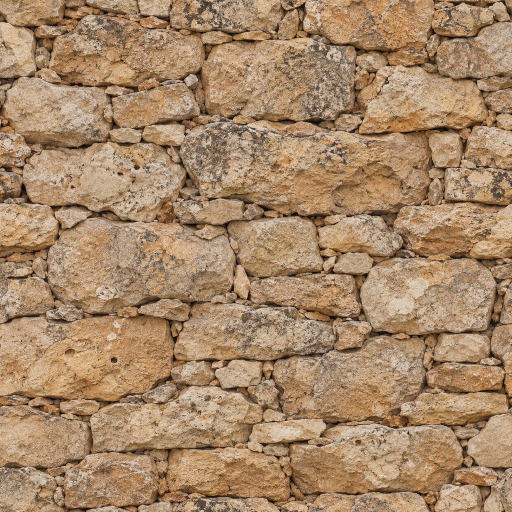
#> input picture guerra/piedra_0.jpg, 1024 x 1024 px, found by its file name (shown at 1/2 size); the run also reads 1 picture not shown here
$ python gen.py
#> lines starting #> are read from the running program, lines starting #| are printed output that depends on the picture
# Materiales PBR del frente del Ebro (1938): mapas de color y de normal+rugosidad, todos repetibles (sin costuras).
# Salida por material: <nombre>_c.jpg (color, con la oclusión ya metida) y <nombre>_n.jpg (R,G = normal X,Y; B = rugosidad).
import numpy as np, sys
from PIL import Image
from scipy.ndimage import gaussian_filter
OUT = sys.argv[1] if len(sys.argv) > 1 else '.'
N = 1024
rng = np.random.default_rng(1938)
def blur(a, s): return gaussian_filter(a, s, mode='wrap')
def fnoise(n, beta, seed):       # ruido fractal repetible (espectro 1/f^beta)
    r = np.random.default_rng(seed); w = r.standard_normal((n, n))
    fy = np.fft.fftfreq(n)[:, None]; fx = np.fft.fftfreq(n)[None, :]; f = np.sqrt(fx * fx + fy * fy); f[0, 0] = 1
    a = np.real(np.fft.ifft2(np.fft.fft2(w) / f ** beta)); a -= a.mean(); return a / (a.std() + 1e-9)
def nrm(h, strength, rough, name):
    du = (np.roll(h, -1, 1) - np.roll(h, 1, 1)) / 2; dv = -(np.roll(h, -1, 0) - np.roll(h, 1, 0)) / 2       # v hacia arriba de la imagen
    nx, ny, nz = -du * strength, -dv * strength, np.ones_like(h); l = np.sqrt(nx * nx + ny * ny + nz * nz)
    img = np.dstack([(nx / l) * 0.5 + 0.5, (ny / l) * 0.5 + 0.5, np.clip(rough, 0, 1)])
    save(img, name + '_n')
def save(img, name):
    im = Image.fromarray((np.clip(img, 0, 1) * 255 + 0.5).astype(np.uint8))
    im.save(f'{OUT}/{name}.jpg', quality=93); im.resize((N // 2, N // 2), Image.LANCZOS).save(f'{OUT}/{name}_m.jpg', quality=90)
def lum(c): return c[..., 0] * 0.3 + c[..., 1] * 0.59 + c[..., 2] * 0.11

# ---- 1. piedra: las dos mejores fotos (piedra seca de los márgenes; mampostería irregular con mortero de cal de casas, iglesia y ermita) ----
for src, name, k in (('piedra_0', 'seca', 9.0), ('piedra_1', 'mamp', 8.0)):
    c = np.asarray(Image.open(f'{OUT}/{src}.jpg').convert('RGB'), np.float32) / 255
    L = lum(c); h = blur(L, 1.6) - blur(L, 28) * 0.85; h += blur(np.clip(0.33 - L, 0, 1), 3) * -1.2       # juntas y huecos, hundidos
    h = blur(h, 0.8)
    rough = 0.78 + 0.18 * (1 - (L - L.min()) / (L.max() - L.min()))
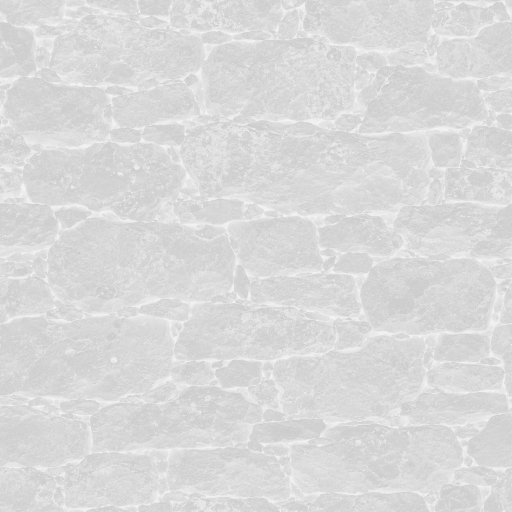
#> rough: shape (1024, 1024) float32 (shown at 1/2 size); min 0.78, max 0.96, mean 0.854
    nrm(h, k, rough, name)
#> in nrm, `nx, ny, nz = (-du * strength, -dv * strength, np.ones_like(h))`:
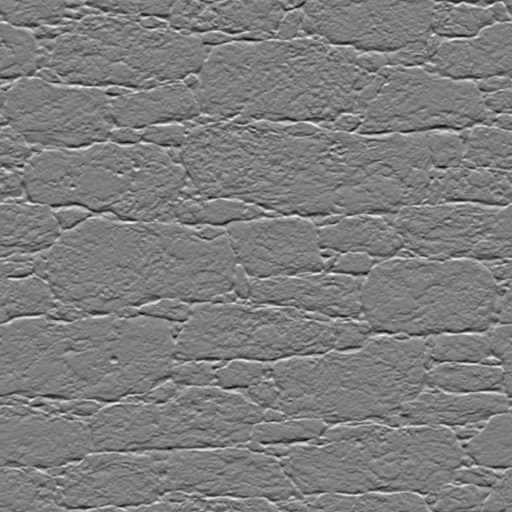
#> ny: shape (1024, 1024) float32 (shown at 1/2 size); min -1.27, max 1.31, mean 9.46e-11; drawn with min black and max white
#> in nrm, `nx, ny, nz = (-du * strength, -dv * strength, np.ones_like(h))`: nz: shape (1024, 1024) float32; every value is 1
#> in nrm, `l = np.sqrt(nx * nx + ny * ny + nz * nz)`:
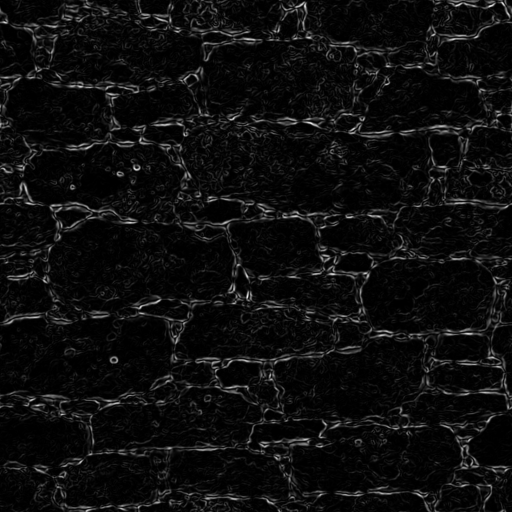
#> l: shape (1024, 1024) float32 (shown at 1/2 size); min 1, max 1.7, mean 1.04; drawn with min black and max white
#> in save, `im.save(f'{OUT}/{name}.jpg', quality=93)`:
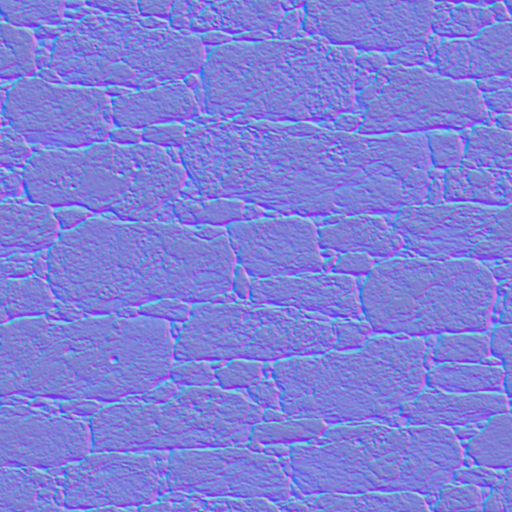
#> saved as seca_n_m.jpg: PIL image 512x512 RGB; mean R, G, B 127.5, 127.4, 217.8
    L3 = lum(c)[..., None]; c = np.clip((c * 0.8 + L3 * 0.2) * np.array([1.07, 1.06, 0.94]), 0, 1)       # algo menos saturada (sin el tono de la foto) y algo más clara
    save(c, name + '_c')
#> pass 2 of the loop `for src, name, k in (('piedra_0', 'seca', 9.0), ('piedra_1', 'mamp', 8..`:
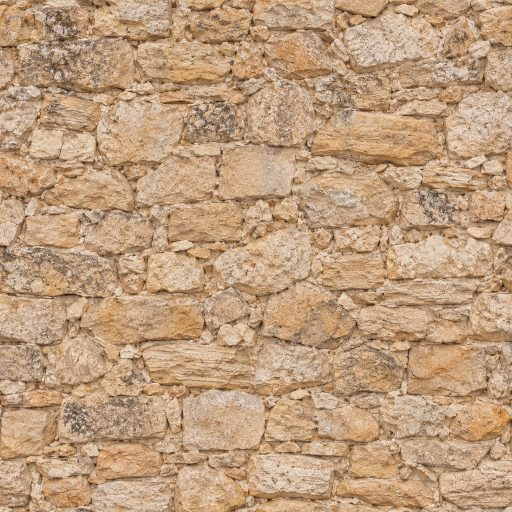
#> input picture guerra/piedra_1.jpg, 1024 x 1024 px, found by its file name (shown at 1/2 size)
#> in save (call 3), `im.save(f'{OUT}/{name}.jpg', quality=93)`:
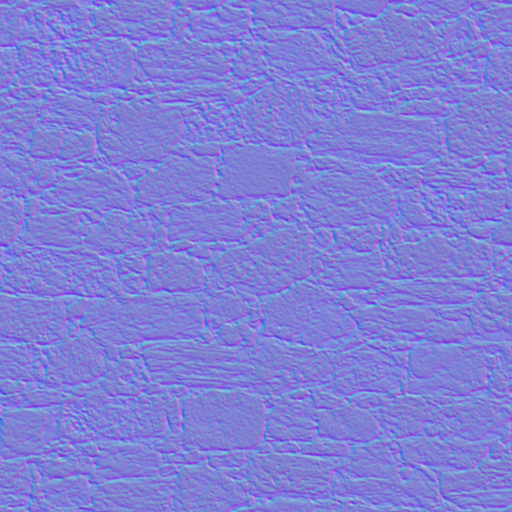
#> saved as mamp_n_m.jpg: PIL image 512x512 RGB; mean R, G, B 127.5, 127.5, 214.9
#> in save (call 4), `im.save(f'{OUT}/{name}.jpg', quality=93)`:
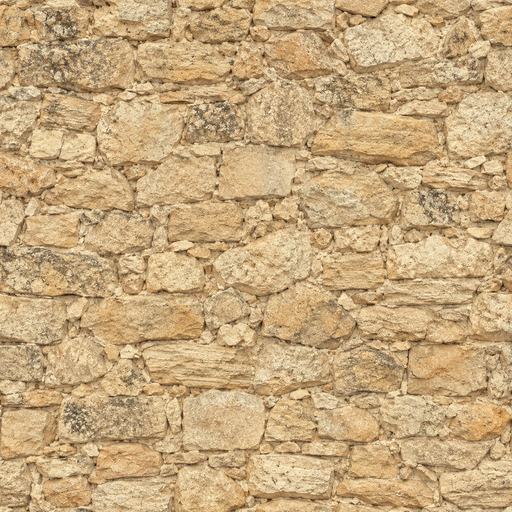
#> saved as mamp_c_m.jpg: PIL image 512x512 RGB; mean R, G, B 197.7, 167.9, 124.6

# ---- 2. teja árabe: canales y cobijas alternas, hiladas de 33 cm, terracota de horno moruno ----
S = 2.0; px = N / S; W = 0.25; CL = 2.0 / 6
y, x = np.mgrid[0:N, 0:N].astype(np.float32); u = x / px; v = (N - 1 - y) / px       # v hacia arriba (cumbrera)
col = np.floor(u / W).astype(int); fu = (u / W) % 1
cob = col % 2 == 1       # cobija (boca arriba, convexa) / canal (cóncava)
off = np.where(cob, CL * 0.5, 0.0); cv = (v + off) / CL; course = np.floor(cv).astype(int); fv = cv % 1
taper = 0.86 + 0.14 * (1 - fv)       # la teja es más ancha abajo
fw = np.clip((fu - 0.5) / taper + 0.5, 0, 1); prof = np.sin(np.pi * fw)       # sección de la teja
base = np.where(cob, 0.04 + 0.05 * prof, 0.04 - 0.035 * prof)
lap = (1 - fv) * 0.012       # cada teja monta sobre la de abajo: más alta en su borde inferior
h = base + lap + fnoise(N, 1.2, 3) * 0.0015 + fnoise(N, 0.6, 4) * 0.0004
h = h + np.where(fv < 0.04, -0.01 * (1 - fv / 0.04), 0)       # labio inferior: sombra bajo la teja
tid = (col * 131 + course * 71) % 977; tr = np.random.default_rng(5).random(1000)
hue = tr[tid]; tr2 = np.random.default_rng(6).random(1000)[tid]
terr = np.array([0.78, 0.42, 0.25]); dark = np.array([0.56, 0.3, 0.19]); pale = np.array([0.86, 0.6, 0.42])
cimg = terr[None, None] * (1 - hue[..., None]) * 0.7 + dark[None, None] * hue[..., None] * 0.7 + pale[None, None] * tr2[..., None] * 0.35
cimg *= (0.9 + 0.1 * fnoise(N, 1.4, 7))[..., None]
lich = np.clip((fnoise(N, 1.6, 8) - 1.1) * 1.5, 0, 1) * np.clip(fnoise(N, 0.4, 9) * 0.5 + 0.6, 0, 1)       # líquenes y manchas de humedad
cimg = cimg * (1 - lich[..., None] * 0.6) + np.array([0.62, 0.6, 0.48]) * lich[..., None] * 0.6
dirt = np.where(cob, 0, (1 - prof) * 0.35) + np.clip(0.04 - fv, 0, 0.04) / 0.04 * 0.45       # polvo en los canales y bajo cada labio
cimg *= (1 - dirt * 0.55)[..., None]
ao = np.clip(1 - blur(np.clip(h.max() - h, 0, None), 4) * 7, 0.55, 1); cimg *= ao[..., None]
nrm(h * px, 1.6, 0.66 + 0.14 * tr2 + lich * 0.15, 'teja'); save(cimg, 'teja_c')
#> in save (call 5), `im.save(f'{OUT}/{name}.jpg', quality=93)`:
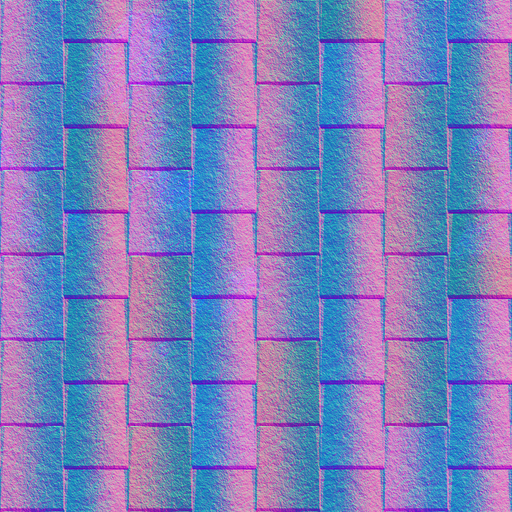
#> saved as teja_n_m.jpg: PIL image 512x512 RGB; mean R, G, B 127.5, 129.2, 189
#> in save (call 6), `im.save(f'{OUT}/{name}.jpg', quality=93)`:
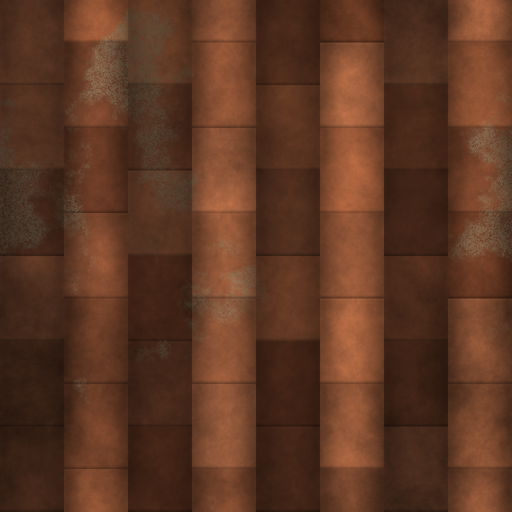
#> saved as teja_c_m.jpg: PIL image 512x512 RGB; mean R, G, B 93.6, 55.3, 35.7

# ---- 3. sacos terreros de arpillera rellenos de tierra, en hiladas a tresbolillo ----
S = 1.6; px = N / S; BL, BH = 0.53, 0.16
u = x / px; v = (N - 1 - y) / px
row = np.floor(v / BH).astype(int); fv = (v / BH) % 1
ub = u / BL + np.where(row % 2 == 1, 0.5, 0) + (np.random.default_rng(11).random(64)[row % 64] - 0.5) * 0.3
bag = np.floor(ub).astype(int); fb = ub % 1
rb = np.random.default_rng(17).random((4, 4096)); bk = (bag * 61 + row * 29) % 4096
fv2 = fv
ex = np.abs(fb * 2 - 1); ey = np.abs(fv2 * 2 - 1)
ear = np.where(rb[2][bk] > 0.5, fb, 1 - fb)       # la boca atada estrecha un extremo
ey = ey / np.clip(1 - np.clip((ear - 0.82) / 0.18, 0, 1) * 0.45, 0.4, 1)
ex = ex * (0.95 + rb[0][bk] * 0.04); ey = ey * (0.86 + rb[1][bk] * 0.06)       # bien apretados: se tocan unos con otros (cada uno algo distinto)
r2 = ex ** 4.0 + np.clip(ey, 0, 1.5) ** 3.0
pillow = np.clip(1 - r2, 0, 1) ** 0.3
crease = blur(fnoise(N, 0.9, 18), (6, 1.2)) * 0.7 + fnoise(N, 1.5, 19) * 0.3       # arrugas de la arpillera
wr = fnoise(N, 1.0, 12) * 0.25 + fnoise(N, 1.7, 13) * 0.5
h = pillow * 0.07 + (wr * 0.004 + crease * 0.006) * pillow
weave = (np.sin(x * np.pi * 0.62) * np.sin(y * np.pi * 0.62)) * 0.5 + 0.5
h = h + weave * 0.0006 * pillow
bid = (bag * 97 + row * 53) % 991; br = np.random.default_rng(14).random(1000)[bid]
burl = np.array([0.66, 0.57, 0.41]); bdk = np.array([0.47, 0.41, 0.3])
cimg = burl[None, None] * (1 - br[..., None] * 0.5) + bdk[None, None] * br[..., None] * 0.5
cimg *= (0.93 + 0.07 * weave)[..., None] * (0.9 + 0.1 * fnoise(N, 1.3, 15))[..., None]
soil = np.clip(fnoise(N, 1.2, 16) * 0.6 + (1 - fv) * 0.5 - 0.3, 0, 1) * 0.5       # tierra pegada abajo
cimg = cimg * (1 - soil[..., None]) + np.array([0.42, 0.33, 0.22]) * soil[..., None]
gap = 1 - pillow; cimg = cimg * (1 - gap[..., None] ** 1.5) + np.array([0.3, 0.24, 0.17]) * gap[..., None] ** 1.5; cimg *= (1 - gap ** 3 * 0.5)[..., None] * (1 + crease * 0.05 * pillow)[..., None]
nrm(h * px, 1.3, 0.93 + 0.05 * br, 'sacos'); save(cimg, 'sacos_c')
#> in save (call 7), `im = Image.fromarray((np.clip(img, 0, 1) * 255 + 0.5).astype(np.uint8))`:
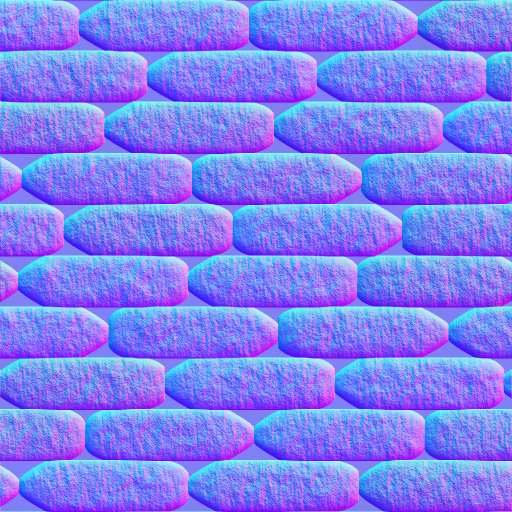
#> im: PIL image 1024x1024 RGB (shown at 1/2 size); mean R, G, B 127.8, 127.3, 244

# ---- 4. hormigón de encofrado de tablas (fortines de 1937-38): tablas de 15 cm, poros y chorreones ----
S = 3.0; px = N / S; TB = 0.15
u = x / px; v = (N - 1 - y) / px
brd = np.floor(v / TB).astype(int); fv = (v / TB) % 1
cut = (np.random.default_rng(21).random(64)[brd % 64]) * S
jx = ((u - cut) % 1.5 < 0.006 * 1.5 / 1.5).astype(np.float32)       # testas de las tablas
gx = blur(np.random.default_rng(23).standard_normal((N, N)), (2.0, 60)); gx /= gx.std(); gx = gx * 0.6 + fnoise(N, 1.2, 24) * 0.4       # veta de la madera impresa
step = (np.random.default_rng(25).random(64)[brd % 64] - 0.5) * 0.008
fin = np.exp(-((fv - 0.015) / 0.012) ** 2) * 0.0025       # rebaba de lechada que se coló entre tabla y tabla
h = step + gx * 0.0012 + fin - np.where((fv > 0.03) & (fv < 0.06), 0.0012, 0) + fnoise(N, 1.8, 26) * 0.0018
pores = np.clip(fnoise(N, 0.2, 27) - 2.1, 0, None); h -= pores * 0.004
grey = np.array([0.62, 0.6, 0.55])
cimg = grey[None, None] * (0.86 + 0.07 * fnoise(N, 1.5, 28) + 0.04 * gx)[..., None]
tone = (np.random.default_rng(31).random(64)[brd % 64] - 0.5) * 0.1
cimg *= (1 + step * 10 + tone)[..., None] * (1 + gx * 0.02)[..., None]
streak = blur(np.clip(fnoise(N, 1.0, 29), 0, None), (60, 1.5)); streak = np.clip(streak * 0.35 * (0.6 + 0.4 * v / S), 0, 0.4)       # chorreones de agua
cimg = cimg * (1 - streak[..., None]) + np.array([0.42, 0.4, 0.36]) * streak[..., None]
cimg *= (1 - np.clip(pores, 0, 1) * 0.6)[..., None] * (1 - (fv < 0.03) * 0.2)[..., None]
nrm(h * px, 1.4, 0.88 + 0.08 * np.clip(fnoise(N, 1.2, 30), -1, 1), 'hormigon'); save(cimg, 'hormigon_c')
print('ok')

# ---- 5. sillería: piedra caliza labrada en hiladas (pilastras, molduras, esquinales, portadas y suelo de la iglesia) (foto piedra_3) ----
c = np.asarray(Image.open(f'{OUT}/piedra_3.jpg').convert('RGB'), np.float32) / 255
if c.shape[0] != N: c = np.asarray(Image.fromarray((c * 255).astype(np.uint8)).resize((N, N), Image.LANCZOS), np.float32) / 255
L = lum(c); h = blur(L, 1.2) - blur(L, 24) * 0.8; h += blur(np.clip(0.36 - L, 0, 1), 2.5) * -1.4       # juntas finas y poros
h = blur(h, 0.7) + fnoise(N, 1.9, 41) * 0.012       # labra menuda
rough = 0.7 + 0.2 * (1 - (L - L.min()) / (L.max() - L.min()))
nrm(h, 7.0, rough, 'sillar')
L3 = lum(c)[..., None]; c = np.clip((c * 0.68 + L3 * 0.32) * np.array([1.2, 1.18, 1.08]) + 0.03, 0, 1)       # más clara y menos saturada: piedra labrada
stain = np.clip(blur(fnoise(N, 1.0, 42), (40, 3)) * 0.5, 0, 1) * 0.18       # chorreones de lluvia, verticales
lich = np.clip((fnoise(N, 1.4, 43) - 1.35) * 2.2, 0, 1)       # líquenes ocres y grises
c = c * (1 - stain[..., None]) + np.array([0.42, 0.4, 0.34]) * stain[..., None]
c = c * (1 - lich[..., None] * 0.45) + np.array([0.72, 0.62, 0.36]) * lich[..., None] * 0.45
save(c, 'sillar_c')

# ---- 6. roca: caliza de la Terra Alta, con estratos, grietas irregulares, picaduras, líquenes y musgo en las grietas ----
y, x = np.mgrid[0:N, 0:N].astype(np.float32)
wx = x + fnoise(N, 1.6, 63) * 38 + fnoise(N, 2.2, 64) * 9; wy = y + fnoise(N, 1.6, 65) * 38 + fnoise(N, 2.2, 66) * 9       # coordenadas torcidas
pts = np.random.default_rng(54).random((16, 2)) * N
d1 = np.full((N, N), 1e9, np.float32); d2 = np.full((N, N), 1e9, np.float32)
for px_, py_ in pts:
    for ox in (-N, 0, N):
        for oy in (-N, 0, N):
#> (the run stopped early here; a loop or call above may not have finished)
